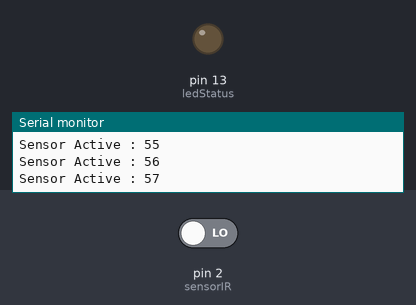
A sketch run on a simulated Arduino Uno, built with avr-gcc and run on an emulated ATmega328P. Parts: output pins drawn as LEDs (lit = HIGH), the last lines printed to the serial monitor. Inputs (shaded band) come from the test bench; at power-on: pin 2 (sensorIR) LOW.

Above: at 1.2 s.
1.3 s: pin 2 (sensorIR) driven HIGH
At 2.1 s:
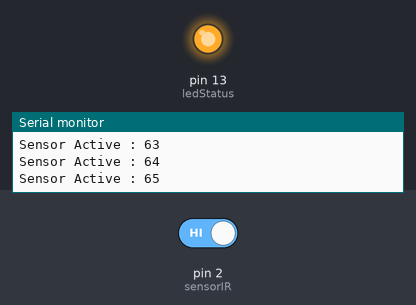
2.8 s: pin 2 (sensorIR) driven LOW
At 4.1 s:
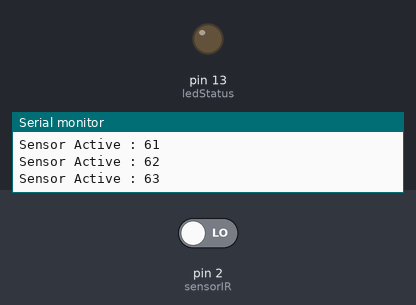
Timing chart, 0 to 5.8 s (numbered marks = the images above; inputs shaded):
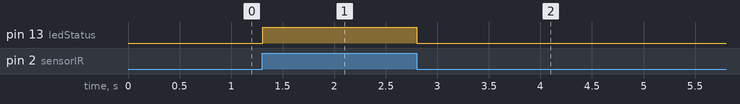

The sketch:

IR_Sensor_example1.ino
```cpp
const int sensorIR = 2;
const int ledStatus =  13;
int sensorIR_State = 0;
int count_c = 0;

void setup() {
  Serial.begin(9600);
  Serial.println("Micro Project Thailand ~^.^~ ");
  pinMode(ledStatus, OUTPUT);
  pinMode(sensorIR, INPUT);
}

void loop() {
  sensorIR_State = digitalRead(sensorIR);
  if (sensorIR_State == HIGH) {
    digitalWrite(ledStatus, HIGH);
    count_c = 0;
  } else {
    digitalWrite(ledStatus, LOW);
    count_c ++ ;
    Serial.print("Sensor Active : ");
    Serial.println(count_c);

  }
}
```

Measured:
- after the input at 1.3 s, pin 13 (ledStatus): LOW → HIGH at once
- after the input at 2.8 s, pin 13 (ledStatus): HIGH → LOW at once
